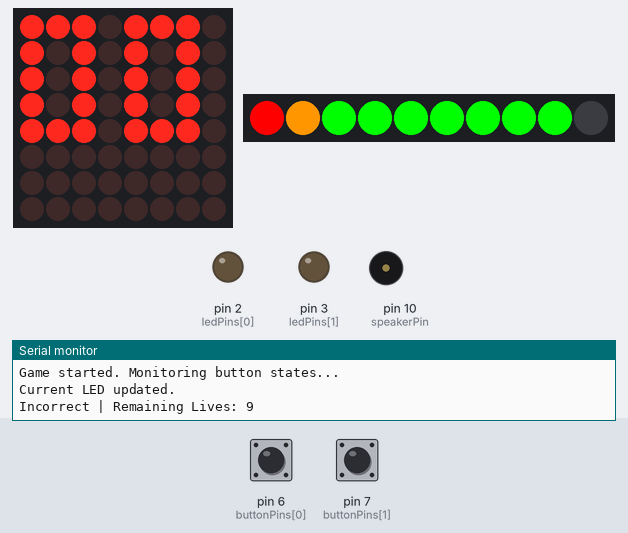
This sketch was run on a simulated Arduino Uno, built with avr-gcc and run on an emulated ATmega328P. Shown: 8×8 LED matrix, 10 RGB LEDs in strip order, left to right, output pins drawn as LEDs (lit = HIGH), buzzer (waves = sounding), the last lines printed to the serial monitor. Dashed ring = blinking. Inputs (shaded band) come from the test bench; at power-on: pin 7 (buttonPins[1]) HIGH, pin 6 (buttonPins[0]) HIGH. Random numbers use the default seed unless the sketch sets one.

Above: at 4.6 s.
4.7 s: pin 7 (buttonPins[1]) pulled LOW for 1 s
At 6.4 s:
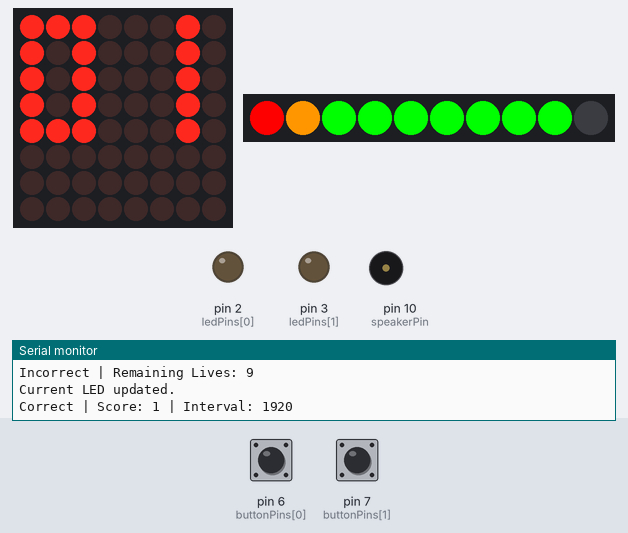
8.7 s: pin 6 (buttonPins[0]) pulled LOW for 3.2 s
At 11.1 s:
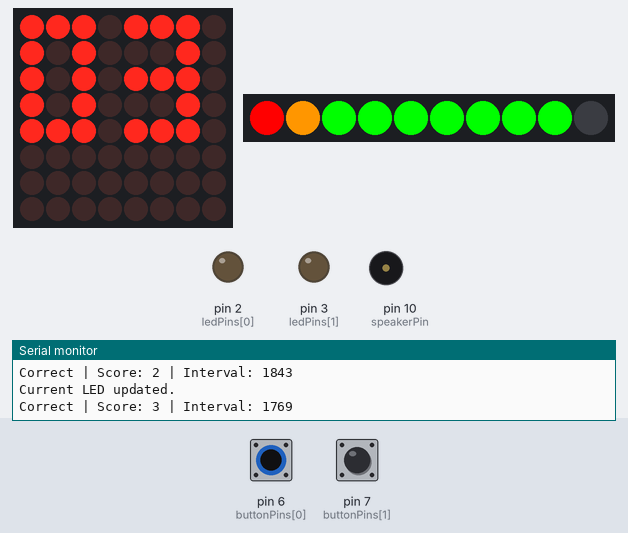
13.4 s: pin 6 (buttonPins[0]) pulled LOW for 0.15 s
At 16.1 s:
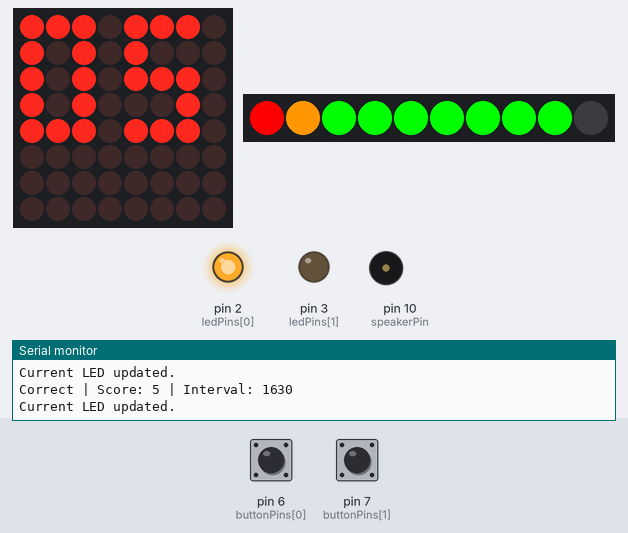
16.5 s: pin 7 (buttonPins[1]) pulled LOW for 3.2 s
At 18.2 s:
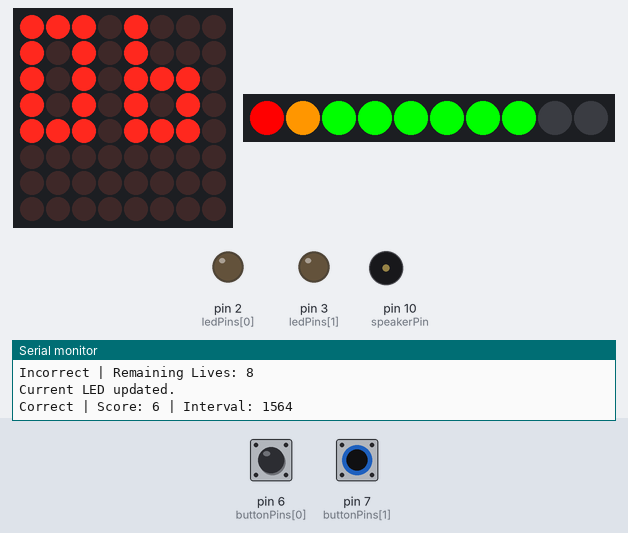
21.2 s: pin 6 (buttonPins[0]) pulled LOW for 1 s
At 23.0 s:
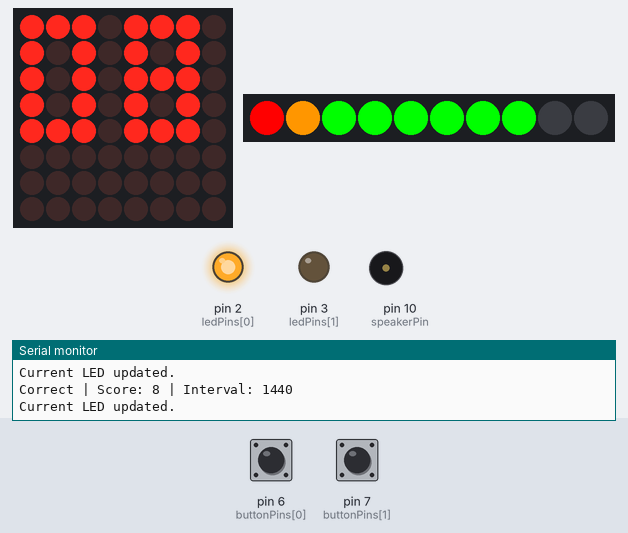
25.1 s: pin 7 (buttonPins[1]) pulled LOW for 0.15 s
At 27.2 s:
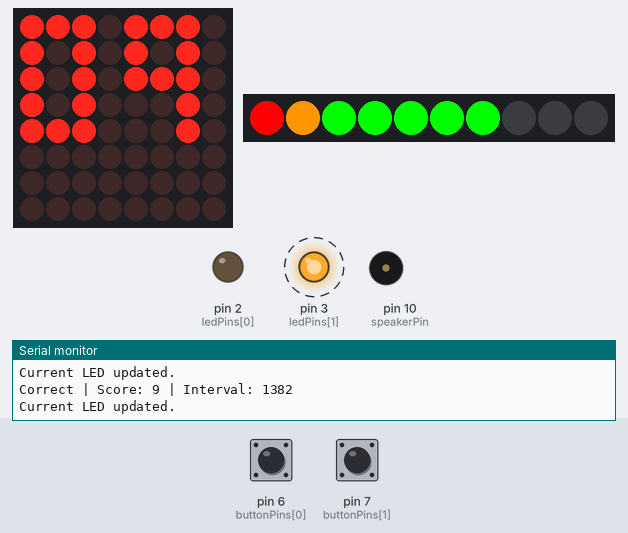
Timing chart, 0 to 39.0 s (numbered marks = the images above; inputs shaded):
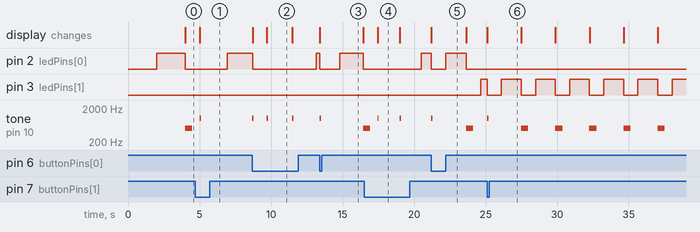

Measured:
- after the input at 16.5 s, pin 2 (ledPins[0]): LOW → HIGH after 4.0 s
- after the input at 21.2 s, pin 3 (ledPins[1]): LOW → HIGH after 3.4 s
- by itself, tone on pin 10 (speakerPin): plays 1000 Hz for 0.10 s, 500 Hz for 0.50 s, 500 Hz for 0.50 s, 500 Hz for 0.50 s, 500 Hz for 0.50 s, 500 Hz for 0.50 s
- what the display in image 2 shows lasts 1.8 s, from 9.7 s to 11.5 s
- what the display in image 4 shows lasts 1.6 s, from 17.4 s to 19.0 s

The sketch:

led_game.ino
```cpp
#include <MD_MAX72xx.h> // For MAX7219 8x8 LED matrix
#include <Grove_LED_Bar.h> // For Grove LED Bar

// Pin definitions
const int ledPins[] = {2, 3}; // LED pins (reduced to 2)
const int buttonPins[] = {6, 7}; // Button pins (reduced to 2)
const int speakerPin = 10; // Speaker pin

// MAX7219 configuration
#define HARDWARE_TYPE MD_MAX72XX::FC16_HW
#define MAX_DEVICES 1 // Number of cascaded MAX7219 modules
#define DATA_PIN 11
#define CLK_PIN 13
#define CS_PIN 12

MD_MAX72XX mx = MD_MAX72XX(HARDWARE_TYPE, DATA_PIN, CLK_PIN, CS_PIN, MAX_DEVICES);

// Grove LED Bar object
Grove_LED_Bar ledBar(9, 8, 0); // Clock pin, Data pin, Orientation

// Game variables
int lives = 10;
int score = 0;
int currentLed = -1;
bool hasAnswered = false;
unsigned long interval = 2000; // Interval for LED change
unsigned long lastUpdate = 0;

// Custom digit patterns for 8x8 LED matrix using binary format
const uint8_t digitPatterns[10][8] = {
  {B11100000, B10100000, B10100000, B10100000, B11100000, B00000000, B00000000, B00000000}, // 0
  {B00100000, B00100000, B00100000, B00100000, B00100000, B00000000, B00000000, B00000000}, // 1
  {B11100000, B00100000, B11100000, B10000000, B11100000, B00000000, B00000000, B00000000}, // 2
  {B11100000, B00100000, B11100000, B00100000, B11100000, B00000000, B00000000, B00000000}, // 3
  {B10100000, B10100000, B11100000, B00100000, B00100000, B00000000, B00000000, B00000000}, // 4
  {B11100000, B10000000, B11100000, B00100000, B11100000, B00000000, B00000000, B00000000}, // 5
  {B10000000, B10000000, B11100000, B10100000, B11100000, B00000000, B00000000, B00000000}, // 6
  {B11100000, B00100000, B00100000, B00100000, B00100000, B00000000, B00000000, B00000000}, // 7
  {B11100000, B10100000, B11100000, B10100000, B11100000, B00000000, B00000000, B00000000}, // 8
  {B11100000, B10100000, B11100000, B00100000, B00100000, B00000000, B00000000, B00000000}  // 9
};

void setup() {
  // Initialize LEDs and buttons
  for (int i = 0; i < 2; i++) {
    pinMode(ledPins[i], OUTPUT);
    pinMode(buttonPins[i], INPUT_PULLUP);
  }

  // Initialize MAX7219
  mx.begin();
  mx.clear();
  updateScoreDisplay();

  // Initialize Grove LED Bar
  ledBar.begin();
  ledBar.setGreenToRed(false);
  ledBar.setLevel(lives);

  // Seed random number generator
  randomSeed(analogRead(0));

  // Initialize Serial Monitor
  Serial.begin(9600);
  Serial.println("Game started. Monitoring button states...");
}

void loop() {
  unsigned long currentTime = millis();

  if (lives <= 0) {
    return;
  }

  if (currentLed == -1) {
    if (currentTime - lastUpdate > interval) {
      Serial.println("Current LED updated.");
      lastUpdate = currentTime;

      if (currentLed != -1) {
        digitalWrite(ledPins[currentLed], LOW);
      }

      currentLed = random(0, 2);
      digitalWrite(ledPins[currentLed], HIGH);

      updateScoreDisplay();
    }
  } else {
    checkButtonPress();

    if (currentTime - lastUpdate > interval) {
      incorrect();
    }

    if (hasAnswered == true) {
      hasAnswered = false;
      digitalWrite(ledPins[currentLed], LOW);
      currentLed = -1;

      ledBar.setLevel(lives);
      delay(1000);
    }
  }

  if (lives <= 0) {
    gameOver();
  }
}

void updateScoreDisplay() {
  mx.clear();

  // Extract tens and ones digits
  int tens = (score / 10) % 10;
  int ones = score % 10;

  // Combine tens and ones into a single 8x8 byte array
  for (int row = 0; row < 8; row++) {
    uint8_t combinedRow = (digitPatterns[tens][row]) | (digitPatterns[ones][row] >> 4);
    mx.setRow(0, row, combinedRow); // Set the combined row to the matrix
  }
}

void checkButtonPress() {
  for (int i = 0; i < 2; i++) {
    if (digitalRead(buttonPins[i]) == LOW) {
      if (i == currentLed) {
        correct();
      } else {
        incorrect();
      }
    }
  }
}

void correct() {
  hasAnswered = true;
  score++;
  speedUp();
  tone(speakerPin, 1000, 100);

  updateScoreDisplay();

  Serial.print("Correct | Score: ");
  Serial.print(score);
  Serial.print(" | Interval: ");
  Serial.print(interval);
  Serial.println();
}

void incorrect() {
  hasAnswered = true;
  loseLife();
  tone(speakerPin, 500, 500);

  Serial.print("Incorrect | Remaining Lives: ");
  Serial.print(lives);
  Serial.println();
}

void speedUp() {
  interval = constrain(interval * 0.96, 100, 2000);
}

void loseLife() {
  lives = constrain(lives - 1, 0, 10);
}

void gameOver() {

  Serial.println("GameOver");

  delay(5000);

  // Reset game variables
  lives = constrain(10, 0, 10);
  score = 0;
  interval = constrain(2000, 500, 2000);
  lastUpdate = 0;
  currentLed = -1;

  updateScoreDisplay();
  ledBar.setLevel(lives);
}
```
